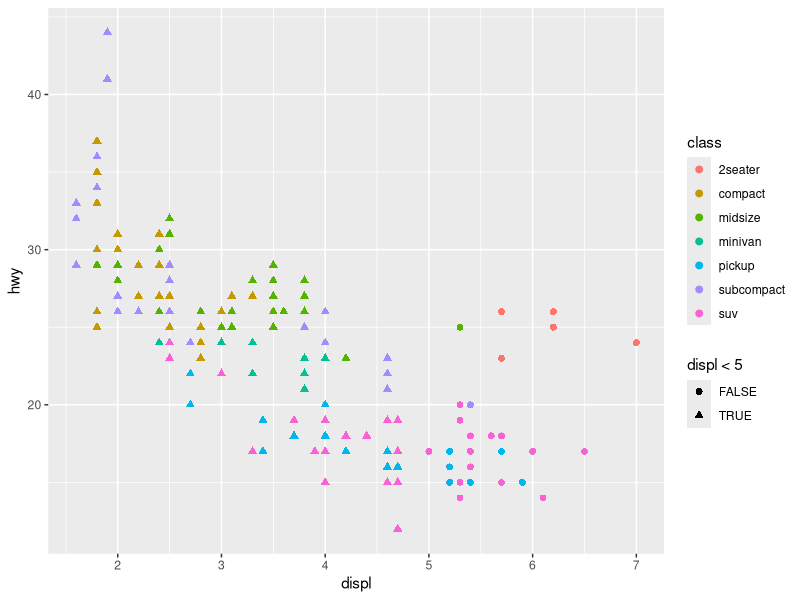
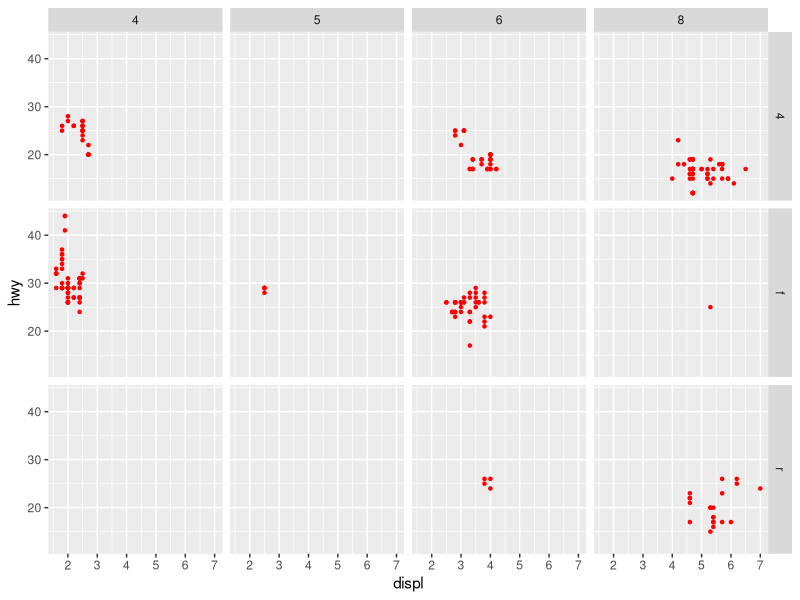
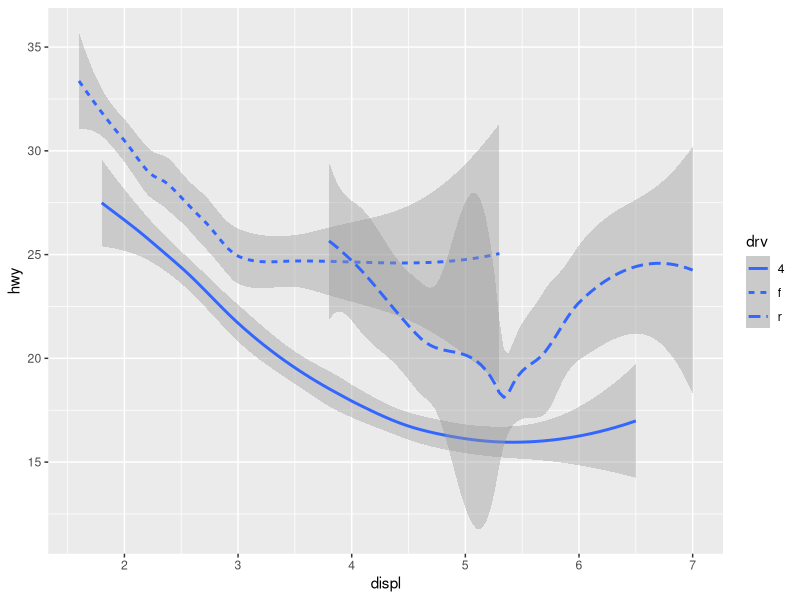
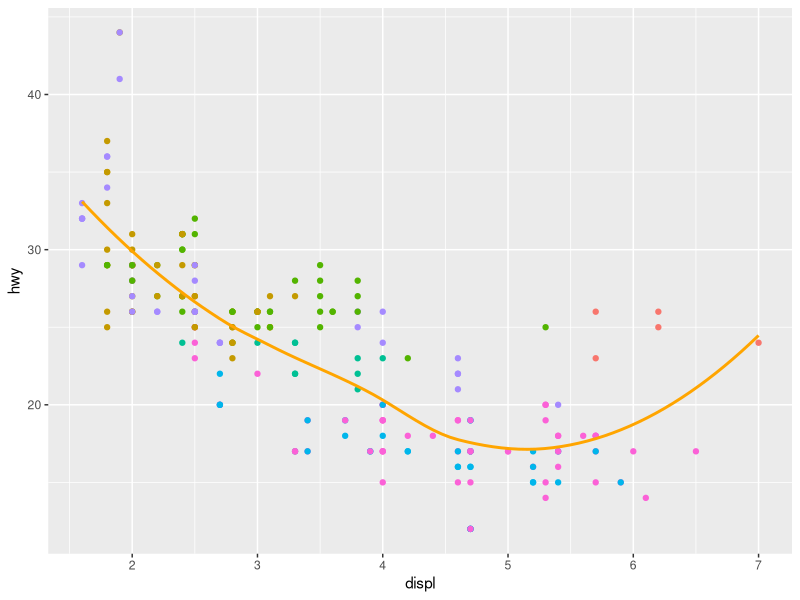
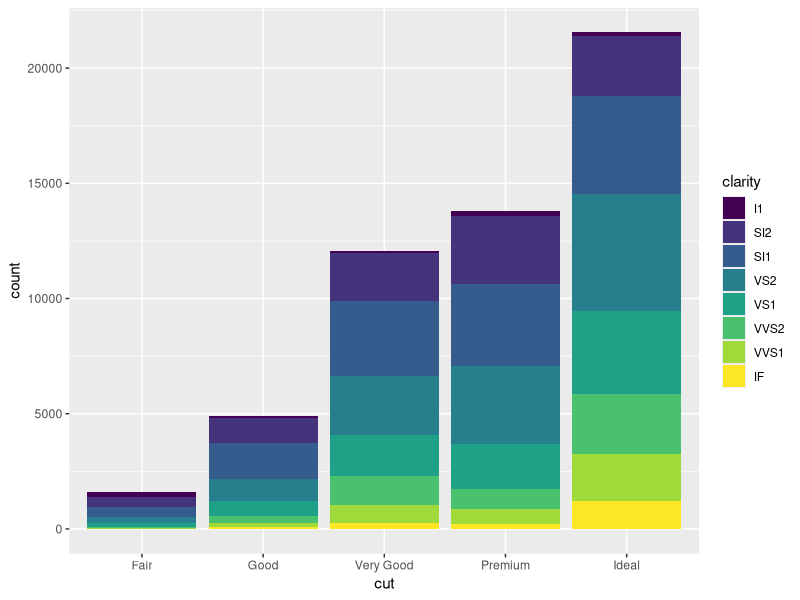
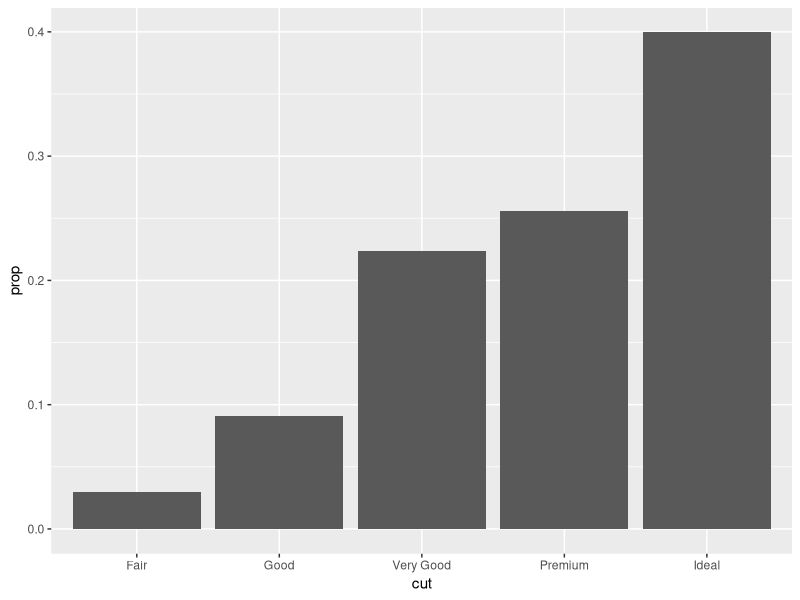
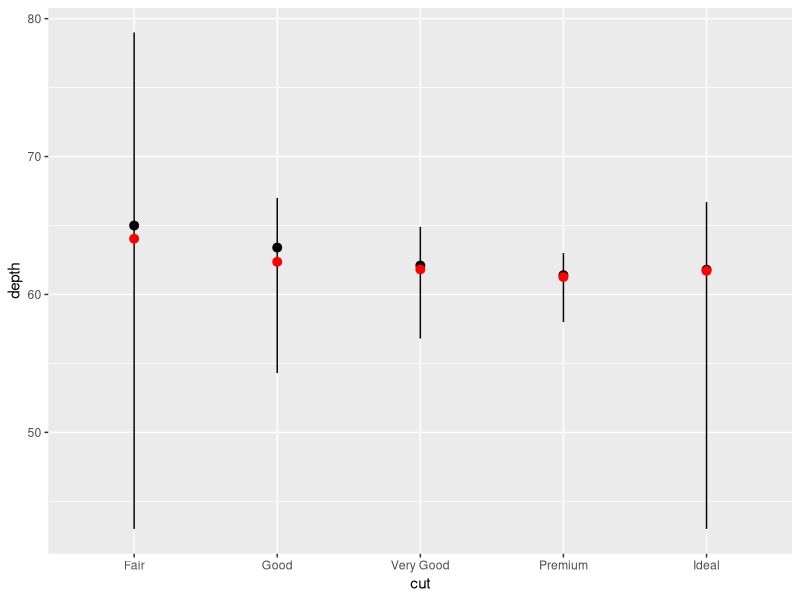

Write R code to recreate these figures, in order.
## ---- chunk 1
library("tidyverse")
ggplot2::mpg
## ---- chunk 2
ggplot(data=mpg)+
  geom_point(mapping=aes(x=displ, y=hwy, colour=class, shape=displ<5), size=2)
## ---- chunk 3
ggplot(data = mpg) + 
  geom_point(mapping = aes(x = displ, y = hwy), colour='red', size=1.5, shape=20) + 
  facet_grid(drv ~ cyl)
## ---- chunk 4
ggplot(data=mpg) + 
  geom_smooth(mapping=aes(x=displ, y=hwy, linetype=drv))
## ---- chunk 5
ggplot(mpg, mapping=aes(x=displ, y=hwy)) + 
  geom_point(mapping=aes(color=class), show.legend = FALSE) + 
  geom_smooth(color='orange', se=FALSE, linetype="solid")
## ---- chunk 6
ggplot2::diamonds
## ---- chunk 7
ggplot(data=diamonds) + 
  geom_bar(mapping=aes(x=cut, fill=clarity))
#default: stat="count", y=..count...
## ---- chunk 8
ggplot(data=diamonds) + 
  geom_bar(mapping=aes(x=cut, y=..prop.., group=1))
#use y to map a particular computed statistic variables. arguments 'stat="prop"' doesn't work cause there is no stat_prop function.
## ---- chunk 9
ggplot(data=diamonds) + 
  stat_summary(
    mapping=aes(x=cut, y=depth),
    fun.min=min,
    fun.max=max,
    fun=median
  ) + 
  stat_summary(
    mapping=aes(x=cut, y=depth),
    fun=mean,
    color="red"
  )
